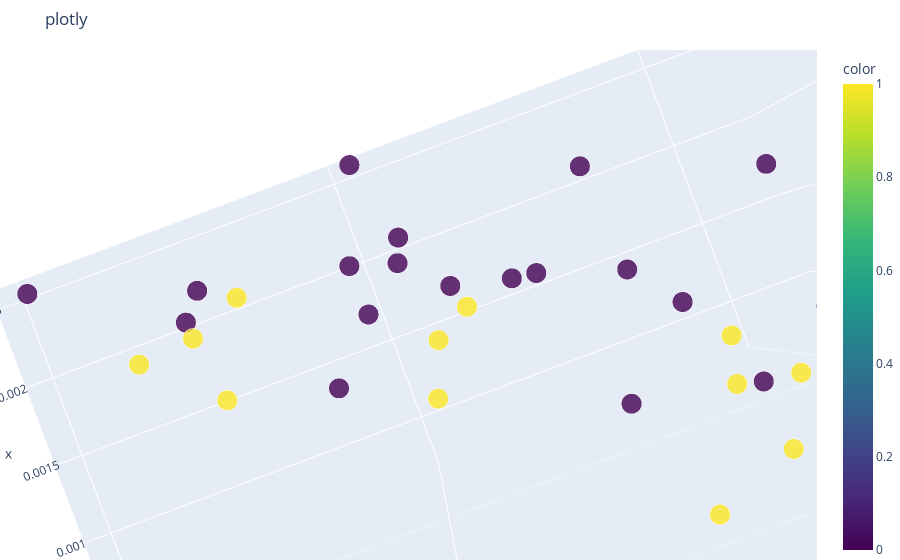

Notebook code cell kept with this figure:
### Code cell
num = -1
data = {
    'x': X_expt_concatenated[top_col_combos[num][0] ],
    'y': X_expt_concatenated[top_col_combos[num][1] ] ,
    'z': X_expt_concatenated[top_col_combos[num][2] ],
    'size': [1 for i in range(len(y_expt))],
    'color': y_expt,
    }
df = pd.DataFrame(data)

fig = px.scatter_3d(df,
                    x='x',
                    y='y',
                    z='z',
                    color='color',
                    size='size',
                    title='plotly',
                    opacity=0.8,
                    color_continuous_scale='viridis',
                    )

fig.update_layout(margin=dict(l=0, r=0, b=0, t=50))

fig.write_html('filename.html')

fig.show()

### Figure 1 — Plotly figure (JSON) as saved in the notebook; plotly's stock layout.template omitted (floating-point values rounded to 4 significant figures)
{"data": [{"hovertemplate": "x=%{x}<br>y=%{y}<br>z=%{z}<br>size=%{marker.size}<br>color=%{marker.color}<extra></extra>", "legendgroup": "", "marker": {"color": [0, 0, 0, 0, 0, 0, 0, 0, 0, 0, 0, 0, 0, 0, 0, 0, 0, 0, 0, 0, 0, 0, 0, 0, 0, 1, 1, 1, 1, 1, 1, 1, 1, 1, 1, 1, 1, 1, 1, 1], "coloraxis": "coloraxis", "opacity": 0.8, "size": [1, 1, 1, 1, 1, 1, 1, 1, 1, 1, 1, 1, 1, 1, 1, 1, 1, 1, 1, 1, 1, 1, 1, 1, 1, 1, 1, 1, 1, 1, 1, 1, 1, 1, 1, 1, 1, 1, 1, 1], "sizemode": "area", "sizeref": 0.0025, "symbol": "circle"}, "mode": "markers", "name": "", "scene": "scene", "showlegend": false, "type": "scatter3d", "x": [0.00169, 0.00198, 0.0009421, 0.0009209, 0.0007586, 0.001605, 0.001921, 0.001852, 0.001335, 0.001176, 0.002389, 0.002055, 0.00147, 0.001617, 0.001142, 0.0009263, 0.002562, 0.001929, 0.001682, 0.001095, 0.0009021, 0.001674, 0.001085, 0.001958, 0.001498, 0.001576, 0.001975, 0.001083, 0.001497, 0.001019, 0.0009189, 0.00186, 0.00133, 0.001193, 0.001825, 0.001564, 0.0009109, 0.001193, 0.0008523, 0.00179], "y": [0.009769, 0.009115, 0.009753, 0.009632, 0.01024, 0.008658, 0.007974, 0.008183, 0.009066, 0.009446, 0.006378, 0.007294, 0.007828, 0.008579, 0.008694, 0.009743, 0.008125, 0.007231, 0.008003, 0.009784, 0.01007, 0.008345, 0.009062, 0.008225, 0.008985, 0.008372, 0.007422, 0.00902, 0.008223, 0.009262, 0.009017, 0.007199, 0.008146, 0.01036, 0.007009, 0.007396, 0.01032, 0.009128, 0.008742, 0.005964], "z": [0.001815, 0.002047, 0.0009903, 0.0008587, 0.0007151, 0.00157, 0.002037, 0.001963, 0.0014, 0.001264, 0.002356, 0.002016, 0.001434, 0.001653, 0.001117, 0.0008592, 0.002893, 0.001917, 0.001664, 0.001162, 0.0008568, 0.001686, 0.001051, 0.001981, 0.001571, 0.001622, 0.002125, 0.001127, 0.001573, 0.00121, 0.0009371, 0.002022, 0.001321, 0.001241, 0.001845, 0.00157, 0.001059, 0.001279, 0.0008741, 0.001627]}], "layout": {"autosize": true, "coloraxis": {"colorbar": {"title": {"text": "color"}}, "colorscale": [[0, "#440154"], [0.1111, "#482878"], [0.2222, "#3e4989"], [0.3333, "#31688e"], [0.4444, "#26828e"], [0.5556, "#1f9e89"], [0.6667, "#35b779"], [0.7778, "#6ece58"], [0.8889, "#b5de2b"], [1, "#fde725"]]}, "legend": {"itemsizing": "constant", "tracegroupgap": 0}, "margin": {"b": 0, "l": 0, "r": 0, "t": 50}, "scene": {"aspectmode": "auto", "aspectratio": {"x": 0.6974, "y": 1.702, "z": 0.8424}, "camera": {"center": {"x": 0, "y": 0, "z": 0}, "eye": {"x": 5.344e-17, "y": 2e-17, "z": -0.9319}, "projection": {"type": "perspective"}, "up": {"x": 0, "y": 0, "z": 1}}, "domain": {"x": [0, 1], "y": [0, 1]}, "xaxis": {"title": {"text": "x"}, "type": "linear"}, "yaxis": {"title": {"text": "y"}, "type": "linear"}, "zaxis": {"title": {"text": "z"}, "type": "linear"}}, "title": {"text": "plotly"}}}
